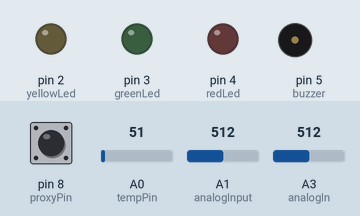
Recording of a sketch running on a simulated Arduino Uno, built with avr-gcc and run on an emulated ATmega328P. On the bench: output pins drawn as LEDs (lit = HIGH), buzzer (waves = sounding, pin HIGH). Inputs (shaded band) come from the test bench; at power-on: pin 8 (proxyPin) HIGH, A0 (tempPin) = 51, A1 (analogInput) = 512, A3 (analogIn) = 512. Storage starts empty; what the sketch prints to the serial monitor is not drawn.

Above: at 1.6 s.
Timing chart, 0 to 4.6 s (numbered marks = the images above):
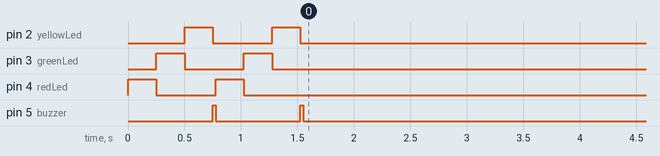

The sketch:

hello_smooth.ino
```cpp
#include <SD.h>
#include <SPI.h>               //Serial Peripheral Interface for SD card pins

////////////////////////////////////////////////////////

///////////////////////////////////////////////////////
int CS_PIN = 10;               //Only pin that can be varied for sd module

int tempPin = A0;              //Temperature sensor to Analog 0
int val;

int analogInput = A1;          //Voltage sensor to Analog 1
float vout = 0.0;
float vin = 0.0;
float R1 = 30000.0;            //Two resistances on voltage sensor
float R2 = 7500.0;             //Its actually an voltage divider circuit
int value = 0;

int analogIn = A3;             //Current sensor to Analog 3
int mVperAmp = 185;            // use 100 for 20A Module and 66 for 30A Module
int RawValue = 0;
int ACSoffset = 2500;
double Voltage = 0;
double Amps = 0;

int yellowLed = 2;             //Leds to Digital 2 3 and 4
int greenLed = 3;
int redLed = 4;
int buzzer = 5;                //Buzzer to Digital 5

int proxyPin = 8;              //Proximity sensor to Digital 8
int proxyRaw = 0;
unsigned long startTime = 0;
unsigned long elapsedTime = 0;
int rpm = 0;

int i;                         //Counter variable for loops
File file;                     // 'file' is File data type (like i is int data type)

int rawTempDataToSmooth [10];      // For temperature
int indexTemp = 0;                 // For temperature
/*
   Setup runs only once when arduino starts.
   All the initialization things has to be done here
   like declaring input and output pins.
*/
void setup()
{
  pinMode(analogInput, INPUT);
  pinMode(proxyPin, INPUT);
  pinMode(buzzer, OUTPUT);
  pinMode(redLed, OUTPUT);
  pinMode(greenLed, OUTPUT);
  pinMode(yellowLed, OUTPUT);
  Serial.begin(9600);

  /* Checking if led and buzzer are
     workng well. Everytime you reset
     or restart this code runs once   */
  for (i = 1; i < 3; i++)
  {
    digitalWrite(redLed, HIGH);
    delay(250);
    digitalWrite(redLed, LOW);
    digitalWrite(greenLed, HIGH);
    delay(250);
    digitalWrite(greenLed, LOW);
    digitalWrite(yellowLed, HIGH);
    delay(250);
    digitalWrite(yellowLed, LOW);
    digitalWrite(buzzer, HIGH);
    delay(25);
    digitalWrite(buzzer, LOW);
  }
  initializeSD();

  /*CSV file should contain parameters on first line.
    If no csv file exists we write the first line.    */
  if (SD.exists("data.csv"))
  {
    Serial.println("Old Data found on SD Card, Continuing with it");
  }
  else  {
    createFile("data.csv");
    writeToFile("Temperature,Voltage,Current,Speed");
    closeFile();
  }
  initializeRawTempDatas(1);         // 1 --> Smoothing required; any int character if not required
}

/* The loop function runs always.
   Unless the Arduino is reset or restarted,
   the setup doesn'r run again               */
void loop()
{
  for (i = 1; i < 3; i++)             //Double blink loop for hearbeat efect
  {
    digitalWrite(greenLed, HIGH);
    delay(1);                         //Green led turns ON only for a millisecord
    digitalWrite(greenLed, LOW);
    delay(100);                       //Delay gives an heartbeat effect to Arduino
  }

  /* Now the Analog signals are read, processed, printed
     serially (to USB or Bluetooth) and stored to SD card */

  //----------------------------------Temperature----------------------------------
  //...............................FOR SMOOTHING.......................................

  //..................................................................................


  float mv = ( val / 1024.0) * 5000;
  float cel = mv / 10;

  Serial.print("Temperature *C     :  ");
  Serial.println(cel);

  createFile("data.csv");
  file.print(cel);
  closeFile();

  //------------------------------------Voltage------------------------------------
  value = analogRead(analogInput);
  vout = (value * 5.0) / 1024.0;
  vin = vout / (R2 / (R1 + R2));

  //Removing offset reading. We will be at least using 1.2V battery
  if (vin < 0.5)
  {
    vin = 0;
  }

  Serial.print("Supply Voltage (V) :  ");
  Serial.println(vin);

  createFile("data.csv");
  file.print(",");
  file.print(vin);
  closeFile();

  //------------------------------------Current------------------------------------
  RawValue = analogRead(analogIn);
  Voltage = (RawValue / 1024.0) * 5000;   // Gets you mV
  Amps = ((Voltage - ACSoffset) / mVperAmp);
  Amps = abs(Amps * 1000);                //Current in milli and always positive

  //Forcing current to be 0 if voltage is 0.5 or less. If not internal offset current is seen
  if (vin == 0)
  {
    Amps = 0;
  }

  Serial.print("Current (mA)       :  ");
  Serial.println(Amps);

  createFile("data.csv");
  file.print(",");
  file.print(Amps);
  closeFile();

  //-------------------------------------Speed-------------------------------------
  /*As soosn as Arduino starts, a timer is also starts.
    millis() function returns milliseconds of this timer.
    This overflow (go back to zero), after approximately 50 days.*/
  digitalWrite(yellowLed, HIGH);       //YellowLed ON

  startTime = millis();                //Its Loop in time for break, will be replaced once out of loop
  while (digitalRead(proxyPin) == 0)  //Wait until Proximity sensor senses metatl
  {
    if (millis() - startTime >= 600) break; // for 600 ms speed is 100 RPM, considered as minimum speed
  }

  digitalWrite(yellowLed, LOW);        //Metal is sensed so turn YellowLed OFF
  startTime = millis();                //Record the current time of Arduino session
  delay(10);                           //Wait 10ms so that fan blade moves away from sensor

  digitalWrite(yellowLed, HIGH);
  while (digitalRead(proxyPin) == 0)
  {
    if (millis() - startTime >= 600) break;
  }
  digitalWrite(yellowLed, LOW);
  elapsedTime = millis();              //Record the session time when metal is re-sensed

  Serial.print("Speed (RPM)        :  ");
  rpm = (60000 / (elapsedTime - startTime));  //Unitary method: 1 rotation ----> x millisecond

  /* If motor doesn't rotate rpm is calculated as 6000
    // so Forcing speed to be 0. Anyway max speed cant be above 1500 or 2000 */
  if (rpm > 5000 || rpm < 102) // You get RPM less than 102, when motor isn't rotating. This is due to break command which takes 600 ms to operate
  {
    rpm = 0;
  }
  Serial.println(rpm);
  Serial.println();

  createFile("data.csv");
  file.print(",");
  file.println(rpm);
  closeFile();

  delay(1000);                               /*Wait 1 second before taking another reading
                                               Decrease or Increase it as per the rate of readings desired*/
}

/*------------------------------------------------------------------------------------------------------
  ------------------------------------------END OF PROGRAM----------------------------------------------
  ------------------------------------------------------------------------------------------------------*/
void initializeSD()
{
  Serial.println("Initializing SD card...");
  pinMode(CS_PIN, OUTPUT);                   // initializeSD is called from setup loop, so setting pin mode

  if (SD.begin())
  {
    //  Serial.println("SD card is ready to use.");  --> Uncomment while debugging
  } else
  {
    Serial.println("SD card initialization failed");
    digitalWrite(redLed, HIGH);
    digitalWrite(buzzer, HIGH);
    return;
  }
}

int createFile(char filename[])
{
  file = SD.open(filename, FILE_WRITE);

  if (file)
  {
    //  Serial.println("File created successfully.");  --> Uncomment this and like this while debugging
    return 1;
  } else
  {
    // Serial.println("Error while creating file.");
    return 0;
  }
}

int writeToFile(char text[])
{
  if (file)
  {
    file.println(text);
    // Serial.println("Writing to file: ");
    //  Serial.println(text);
    return 1;
  } else
  {
    //  Serial.println("Couldn't write to file");
    return 0;
  }
}

void closeFile()
{
  if (file)
  {
    file.close();
    //  Serial.println("File closed");
  }
}

int openFile(char filename[])
{
  file = SD.open(filename);
  if (file)
  {
    // Serial.println("File opened with success!");
    return 1;
  } else
  {
    //  Serial.println("Error opening file...");
    return 0;
  }
}

void initializeRawTempDatas(int required)
{
  if (required == 1)
  {
    {
      for (i = 0; i < 10; i++)
      {
        rawTempDataToSmooth[i] = analogRead (tempPin);
        Serial.println (rawTempDataToSmooth[i]);
      }
    }

    rawTempDataToSmooth [indexTemp] = analogRead (tempPin);
    indexTemp++;
    if (indexTemp >= 10) indexTemp = 0;
    val = (rawTempDataToSmooth[0] + rawTempDataToSmooth[1] + rawTempDataToSmooth[2] + rawTempDataToSmooth[3] + rawTempDataToSmooth[4] + rawTempDataToSmooth[5] + rawTempDataToSmooth[6] + rawTempDataToSmooth[7] + rawTempDataToSmooth[8] + rawTempDataToSmooth[9]) / 10;
  }

  else
  {
  }
}
```
